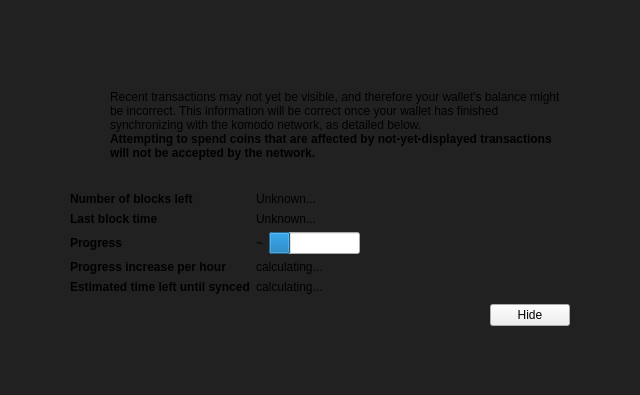
<?xml version="1.0" encoding="UTF-8"?>
<ui version="4.0">
 <class>ModalOverlay</class>
 <widget class="ModalOverlay" name="ModalOverlay">
  <property name="geometry">
   <rect>
    <x>0</x>
    <y>0</y>
    <width>640</width>
    <height>395</height>
   </rect>
  </property>
  <property name="windowTitle">
   <string>Form</string>
  </property>
  <layout class="QVBoxLayout" name="verticalLayout" stretch="0">
   <property name="sizeConstraint">
    <enum>QLayout::SetDefaultConstraint</enum>
   </property>
   <property name="leftMargin">
    <number>0</number>
   </property>
   <property name="topMargin">
    <number>0</number>
   </property>
   <property name="rightMargin">
    <number>0</number>
   </property>
   <property name="bottomMargin">
    <number>0</number>
   </property>
   <item>
    <widget class="QWidget" name="bgWidget" native="true">
     <property name="styleSheet">
      <string notr="true">#bgWidget { background: rgba(0,0,0,220); }</string>
     </property>
     <layout class="QVBoxLayout" name="verticalLayoutMain" stretch="1">
      <property name="leftMargin">
       <number>60</number>
      </property>
      <property name="topMargin">
       <number>60</number>
      </property>
      <property name="rightMargin">
       <number>60</number>
      </property>
      <property name="bottomMargin">
       <number>60</number>
      </property>
      <item>
       <widget class="QWidget" name="contentWidget" native="true">
        <property name="styleSheet">
         <string notr="true">#contentWidget { background: rgba(211, 211, 211,240); border-radius: 6px; }</string>
         <string notr="true">QLabel { color: rgb(40,40,40);  }</string>
        </property>
        <layout class="QVBoxLayout" name="verticalLayoutSub" stretch="1,0,0,0">
         <property name="spacing">
          <number>0</number>
         </property>
         <property name="leftMargin">
          <number>10</number>
         </property>
         <property name="topMargin">
          <number>10</number>
         </property>
         <property name="rightMargin">
          <number>10</number>
         </property>
         <property name="bottomMargin">
          <number>10</number>
         </property>
         <item>
          <layout class="QHBoxLayout" name="horizontalLayoutIconText" stretch="0,1">
           <property name="topMargin">
            <number>20</number>
           </property>
           <item>
            <layout class="QVBoxLayout" name="verticalLayoutIcon">
             <property name="leftMargin">
              <number>0</number>
             </property>
             <item>
              <widget class="QPushButton" name="warningIcon">
               <property name="enabled">
                <bool>false</bool>
               </property>
               <property name="text">
                <string/>
               </property>
               <property name="icon">
                <iconset>
                 <normaloff>:/icons/warning</normaloff>
                 <disabledoff>:/icons/warning</disabledoff>:/icons/warning</iconset>
               </property>
               <property name="iconSize">
                <size>
                 <width>48</width>
                 <height>48</height>
                </size>
               </property>
               <property name="flat">
                <bool>true</bool>
               </property>
              </widget>
             </item>
             <item>
              <spacer name="verticalSpacerWarningIcon">
               <property name="orientation">
                <enum>Qt::Vertical</enum>
               </property>
               <property name="sizeHint" stdset="0">
                <size>
                 <width>20</width>
                 <height>40</height>
                </size>
               </property>
              </spacer>
             </item>
            </layout>
           </item>
           <item>
            <layout class="QVBoxLayout" name="verticalLayoutInfoText">
             <property name="leftMargin">
              <number>0</number>
             </property>
             <property name="topMargin">
              <number>0</number>
             </property>
             <item>
              <widget class="QLabel" name="infoText">
               <property name="text">
                <string>Recent transactions may not yet be visible, and therefore your wallet's balance might be incorrect. This information will be correct once your wallet has finished synchronizing with the komodo network, as detailed below.</string>
               </property>
               <property name="textFormat">
                <enum>Qt::RichText</enum>
               </property>
               <property name="wordWrap">
                <bool>true</bool>
               </property>
              </widget>
             </item>
             <item>
              <widget class="QLabel" name="infoTextStrong">
               <property name="font">
                <font>
                 <weight>75</weight>
                 <bold>true</bold>
                </font>
               </property>
               <property name="text">
                <string>Attempting to spend coins that are affected by not-yet-displayed transactions will not be accepted by the network.</string>
               </property>
               <property name="textFormat">
                <enum>Qt::RichText</enum>
               </property>
               <property name="wordWrap">
                <bool>true</bool>
               </property>
              </widget>
             </item>
             <item>
              <spacer name="verticalSpacerInTextSpace">
               <property name="orientation">
                <enum>Qt::Vertical</enum>
               </property>
               <property name="sizeHint" stdset="0">
                <size>
                 <width>20</width>
                 <height>40</height>
                </size>
               </property>
              </spacer>
             </item>
            </layout>
           </item>
          </layout>
         </item>
         <item>
          <spacer name="verticalSpacerAfterText">
           <property name="orientation">
            <enum>Qt::Vertical</enum>
           </property>
           <property name="sizeHint" stdset="0">
            <size>
             <width>20</width>
             <height>40</height>
            </size>
           </property>
          </spacer>
         </item>
         <item>
          <layout class="QFormLayout" name="formLayout">
           <property name="fieldGrowthPolicy">
            <enum>QFormLayout::FieldsStayAtSizeHint</enum>
           </property>
           <property name="horizontalSpacing">
            <number>6</number>
           </property>
           <property name="verticalSpacing">
            <number>6</number>
           </property>
           <property name="topMargin">
            <number>10</number>
           </property>
           <item row="0" column="0">
            <widget class="QLabel" name="labelNumberOfBlocksLeft">
             <property name="font">
              <font>
               <weight>75</weight>
               <bold>true</bold>
              </font>
             </property>
             <property name="text">
              <string>Number of blocks left</string>
             </property>
            </widget>
           </item>
           <item row="0" column="1">
            <widget class="QLabel" name="numberOfBlocksLeft">
             <property name="text">
              <string>Unknown...</string>
             </property>
            </widget>
           </item>
           <item row="1" column="0">
            <widget class="QLabel" name="labelLastBlockTime">
             <property name="font">
              <font>
               <weight>75</weight>
               <bold>true</bold>
              </font>
             </property>
             <property name="text">
              <string>Last block time</string>
             </property>
            </widget>
           </item>
           <item row="1" column="1">
            <widget class="QLabel" name="newestBlockDate">
             <property name="sizePolicy">
              <sizepolicy hsizetype="Maximum" vsizetype="Preferred">
               <horstretch>0</horstretch>
               <verstretch>0</verstretch>
              </sizepolicy>
             </property>
             <property name="text">
              <string>Unknown...</string>
             </property>
            </widget>
           </item>
           <item row="2" column="0">
            <widget class="QLabel" name="labelSyncDone">
             <property name="font">
              <font>
               <weight>75</weight>
               <bold>true</bold>
              </font>
             </property>
             <property name="text">
              <string>Progress</string>
             </property>
            </widget>
           </item>
           <item row="2" column="1">
            <layout class="QHBoxLayout" name="horizontalLayoutSync" stretch="0,1">
             <item>
              <widget class="QLabel" name="percentageProgress">
               <property name="text">
                <string notr="true">~</string>
               </property>
              </widget>
             </item>
             <item>
              <widget class="QProgressBar" name="progressBar">
               <property name="value">
                <number>24</number>
               </property>
               <property name="format">
                <string/>
               </property>
              </widget>
             </item>
            </layout>
           </item>
           <item row="4" column="0">
            <widget class="QLabel" name="labelProgressIncrease">
             <property name="font">
              <font>
               <weight>75</weight>
               <bold>true</bold>
              </font>
             </property>
             <property name="text">
              <string>Progress increase per hour</string>
             </property>
            </widget>
           </item>
           <item row="4" column="1">
            <widget class="QLabel" name="progressIncreasePerH">
             <property name="text">
              <string>calculating...</string>
             </property>
            </widget>
           </item>
           <item row="5" column="0">
            <widget class="QLabel" name="labelEstimatedTimeLeft">
             <property name="font">
              <font>
               <weight>75</weight>
               <bold>true</bold>
              </font>
             </property>
             <property name="text">
              <string>Estimated time left until synced</string>
             </property>
            </widget>
           </item>
           <item row="5" column="1">
            <widget class="QLabel" name="expectedTimeLeft">
             <property name="text">
              <string>calculating...</string>
             </property>
            </widget>
           </item>
          </layout>
         </item>
         <item>
          <layout class="QHBoxLayout" name="horizontalLayoutButtons">
           <property name="leftMargin">
            <number>10</number>
           </property>
           <property name="topMargin">
            <number>10</number>
           </property>
           <item>
            <spacer name="horizontalSpacer">
             <property name="orientation">
              <enum>Qt::Horizontal</enum>
             </property>
             <property name="sizeHint" stdset="0">
              <size>
               <width>40</width>
               <height>20</height>
              </size>
             </property>
            </spacer>
           </item>
           <item>
            <widget class="QPushButton" name="closeButton">
             <property name="text">
              <string>Hide</string>
             </property>
            </widget>
           </item>
          </layout>
         </item>
        </layout>
       </widget>
      </item>
     </layout>
    </widget>
   </item>
  </layout>
 </widget>
 <customwidgets>
  <customwidget>
   <class>ModalOverlay</class>
   <extends>QWidget</extends>
   <header>modaloverlay.h</header>
   <container>1</container>
  </customwidget>
 </customwidgets>
 <resources/>
 <connections/>
</ui>
